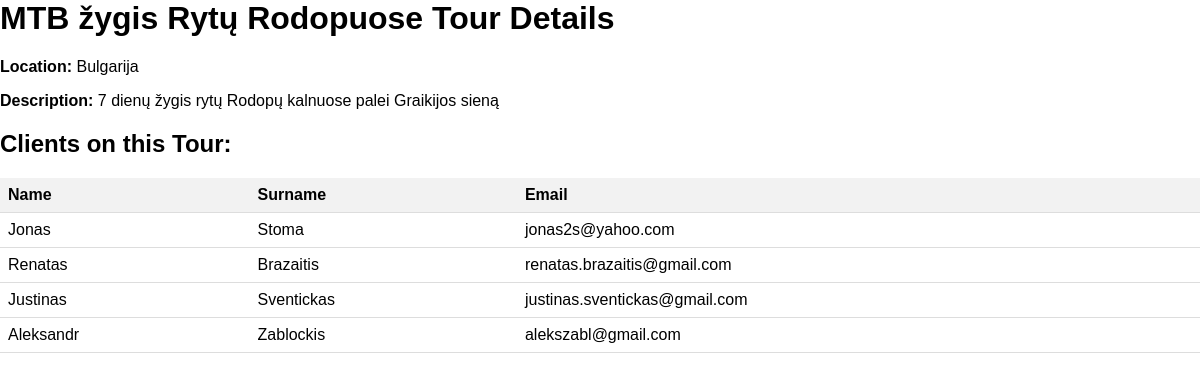
Screenshot of /tour_details/2 with the database file from the repository.
### models.py (models this page shows)
class Tour(Base):
    __tablename__ = 'tours' #nurodo, kad šis modelis yra susietas su "tours" lentelės struktūra duomenų bazėje.
    id = Column(Integer, primary_key=True) #nurodo, kad stulpelis yra pirminis raktas
    name = Column(String)
    description = Column(String)
    location = Column(String)
    bookings = relationship('Booking', back_populates='tour')#cia visur apsirašau atgalinį ryšį
    clients = relationship('Client', back_populates='tour')

class Client(Base):
    __tablename__ = 'clients'
    id = Column(Integer, primary_key=True)
    name = Column(String)
    surname = Column(String)
    email = Column(String)
    tour_id = Column(Integer, ForeignKey('tours.id'))
    tour_name = Column(String)
    tour = relationship('Tour', back_populates='clients')

### routes.py (the view)
@app.route('/tour_details/<int:tour_id>')
def tour_details(tour_id):
    session = Session()
    tour = session.query(Tour).get(tour_id) #u=klausa kad gau2iau tura pagal nurodyt1 ID
    clients = session.query(Client).filter_by(tour_id=tour_id).all() #vel uzklausa kad gauciau visus klientus priristus prie sito turo
    session.close()
    return render_template('tour_details.html', tour=tour, clients=clients) #pateikiami html turas ir klienaikaip kintamieji

### templates/tour_details.html (shortened to what this page needs)
<!DOCTYPE html>
<html lang="en">
<head>
    <link rel="stylesheet" href="{{ url_for('static', filename='css/styles.css') }}">
    <link rel="stylesheet" href="{{ url_for('static', filename='css/tour_details.css') }}">
</head>
<body>
    <h1>{{ tour.name }} Tour Details</h1>
    <p><strong>Location:</strong> {{ tour.location }}</p>
    <p><strong>Description:</strong> {{ tour.description }}</p>
    <h2>Clients on this Tour:</h2>
    <table>
        <tr>
            <th>Name</th>
            <th>Surname</th>
            <th>Email</th>
        </tr>
        {% for client in clients %}
        <tr>
            <td>{{ client.name }}</td>
            <td>{{ client.surname }}</td>
            <td>{{ client.email }}</td>
        </tr>
        {% endfor %}
    </table>
</body>
</html>

### static/css/styles.css (style rules this page uses)
body { font-family: Arial, sans-serif; margin: 0; padding: 0; }

### static/css/tour_details.css (style rules this page uses)
table { width: 100%; border-collapse: collapse; margin-top: 20px; }
th, td { padding: 8px; text-align: left; border-bottom: 1px solid #ddd; }
th { background-color: #f2f2f2; }
h1 { margin-top: 0; }
h2 { margin-top: 20px; }

### rows the page displays
Tour: name "MTB žygis Rytų Rodopuose", location "Bulgarija", description "7 dienų žygis rytų Rodopų kalnuose palei Graikijos sieną"
Client: name "Jonas", surname "Stoma", email "jonas2s@yahoo.com"
Client: name "Renatas", surname "Brazaitis", email "renatas.brazaitis@gmail.com"
Client: name "Justinas", surname "Sventickas", email "justinas.sventickas@gmail.com"
Client: name "Aleksandr", surname "Zablockis", email "alekszabl@gmail.com"
